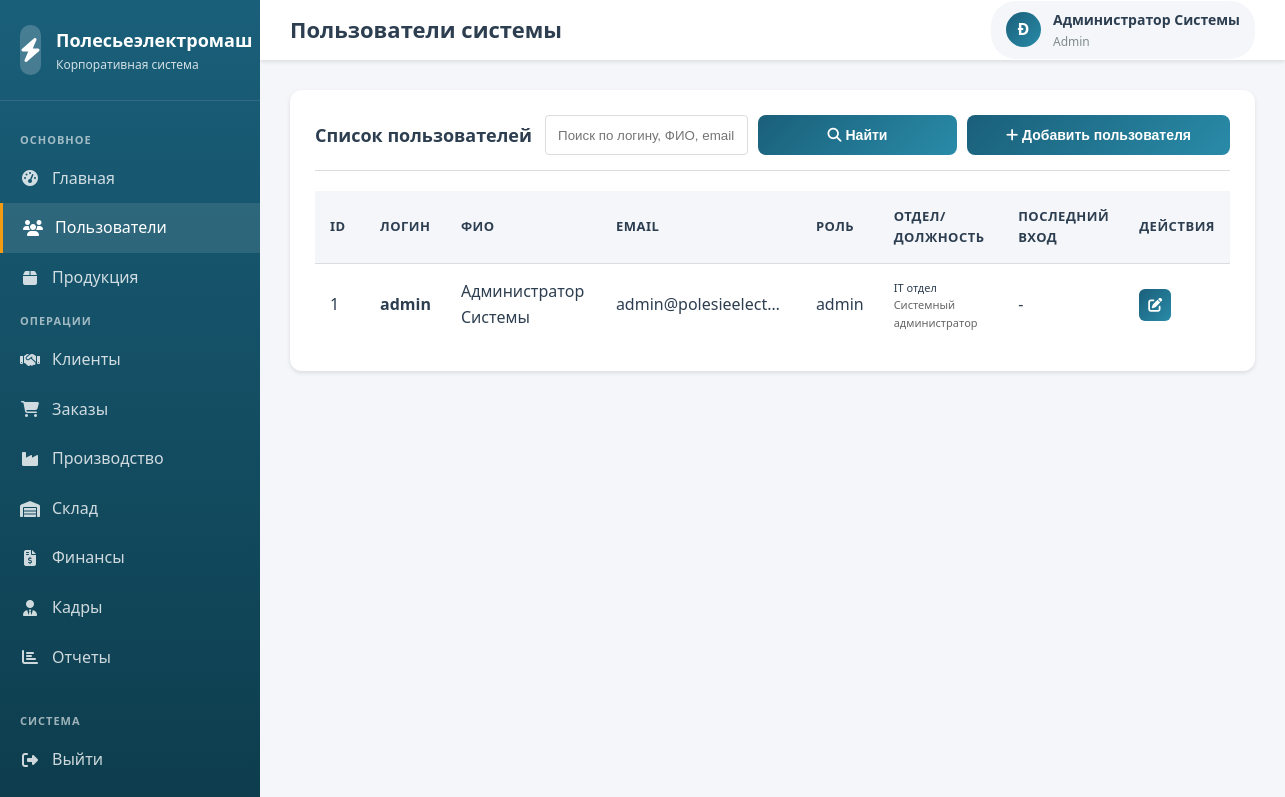
The app's page /modules/users/index.php (signed in) with its own data.
### tables this page shows
CREATE TABLE users (
    id INT AUTO_INCREMENT PRIMARY KEY,
    username VARCHAR(50) NOT NULL UNIQUE,
    password VARCHAR(255) NOT NULL,
    full_name VARCHAR(100) NOT NULL,
    email VARCHAR(100) NOT NULL UNIQUE,
    phone VARCHAR(20),
    role_id INT NOT NULL,
    department VARCHAR(100),
    position VARCHAR(100),
    is_active TINYINT(1) DEFAULT 1,
    last_login TIMESTAMP NULL,
    created_at TIMESTAMP DEFAULT CURRENT_TIMESTAMP,
    updated_at TIMESTAMP DEFAULT CURRENT_TIMESTAMP ON UPDATE CURRENT_TIMESTAMP,
    FOREIGN KEY (role_id) REFERENCES roles(id) ON DELETE RESTRICT
);

CREATE TABLE roles (
    id INT AUTO_INCREMENT PRIMARY KEY,
    role_name VARCHAR(50) NOT NULL UNIQUE,
    role_description TEXT,
    permissions JSON,
    created_at TIMESTAMP DEFAULT CURRENT_TIMESTAMP
);

### includes/config.php (called while the page is built, shortened)
<?php
function isLoggedIn() {
    return isset($_SESSION['user_id']) && isset($_SESSION['user_role']);
}
function hasRole($allowedRoles) {
    return in_array($_SESSION['user_role'], $allowedRoles);
}
?>

### modules/users/index.php (the view, shortened to what this page needs)
<?php
require_once '../../includes/config.php';
$pdo = getDBConnection();
$searchQuery = $_GET['search'] ?? '';
$filterParams = [];
$sql = "SELECT u.*, r.role_name, r.role_description
        FROM users u
        LEFT JOIN roles r ON u.role_id = r.id";
$sql .= " ORDER BY u.created_at DESC";
try {
    $stmt = $pdo->prepare($sql);
    $stmt->execute($filterParams);
    $users = $stmt->fetchAll();
} catch (PDOException $e) {
    $error = 'Ошибка получения данных: ' . $e->getMessage();
    error_log($e->getMessage());
}
$userFullName = $_SESSION['full_name'];
$initials = strtoupper(substr($userFullName, 0, 1));
?>
<!DOCTYPE html>
<html lang="ru">
<head>
    <link rel="stylesheet" href="../../assets/css/style.css">
    <link rel="stylesheet" href="https://cdnjs.cloudflare.com/ajax/libs/font-awesome/6.4.0/css/all.min.css">
</head>
<body>
    <div class="dashboard-container">
        <aside class="sidebar">
            <div class="sidebar-header">
                <div class="sidebar-logo">
                    <div class="logo-icon">
                        <i class="fas fa-bolt"></i>
                    </div>
                    <div class="logo-text">
                        <h2>Полесьеэлектромаш</h2>
                        <p>Корпоративная система</p>
                    </div>
                </div>
            </div>
            <?php
            include '../../includes/sidebar.php';
            ?>
        </aside>
        <div class="main-content">
            <header class="header">
                <div class="header-left">
                    <div class="header-title">
                        <h1>Пользователи системы</h1>
                    </div>
                </div>
                <div class="header-right">
                    <div class="user-info">
                        <div class="user-avatar">
                            <?php echo $initials; ?>
                        </div>
                        <div class="user-details">
                            <span class="user-name"><?php echo htmlspecialchars($userFullName); ?></span>
                            <span class="user-role"><?php echo ucfirst($_SESSION['user_role']); ?></span>
                        </div>
                    </div>
                </div>
            </header>
            <div class="content-area">
                <div class="card">
                    <div class="card-header">
                        <h2 class="card-title">Список пользователей</h2>
                        <div style="display: flex; gap: 10px; align-items: center;">
                            <form method="GET" action="" style="display: flex; gap: 10px;">
                                <input type="text" name="search" placeholder="Поиск по логину, ФИО, email..."
                                       value="<?php echo htmlspecialchars($searchQuery); ?>"
                                       style="padding: 8px 12px; border: 1px solid #ddd; border-radius: 4px; width: 300px;">
                                <button type="submit" class="btn btn-primary">
                                    <i class="fas fa-search"></i> Найти
                                </button>
                            </form>
                            <?php if (hasRole(['admin'])): ?>
                                <button class="btn btn-primary" onclick="openCreateModal()">
                                    <i class="fas fa-plus"></i> Добавить пользователя
                                </button>
                            <?php endif; ?>
                        </div>
                    </div>
                    <div class="table-responsive">
                        <table class="data-table">
                            <thead>
                                <tr>
                                    <th style="width: 50px;">ID</th>
                                    <th>Логин</th>
                                    <th>ФИО</th>
                                    <th>Email</th>
                                    <th>Роль</th>
                                    <th>Отдел/Должность</th>
                                    <th style="width: 120px;">Последний вход</th>
                                    <th style="width: 100px;">Действия</th>
                                </tr>
                            </thead>
                            <tbody>
                                <?php if (empty($users)): ?>
                                    <tr>
                                        <td colspan="8" class="text-center">Пользователи не найдены</td>
                                    </tr>
                                <?php else: ?>
                                    <?php foreach ($users as $user): ?>
                                        <tr>
                                            <td><?php echo $user['id']; ?></td>
                                            <td><strong><?php echo htmlspecialchars($user['username']); ?></strong></td>
                                            <td class="user-fullname"><?php echo htmlspecialchars($user['full_name']); ?></td>
                                            <td class="user-email"><?php echo htmlspecialchars($user['email']); ?></td>
                                            <td><?php echo htmlspecialchars($user['role_name'] ?? 'Не назначена'); ?></td>
                                            <td>
                                                <div style="font-size: 11px;">
                                                    <div><?php echo htmlspecialchars($user['department'] ?? '-'); ?></div>
                                                    <div style="color: #666;"><?php echo htmlspecialchars($user['position'] ?? ''); ?></div>
                                                </div>
                                            </td>
                                            <td>
                                                <?php if ($user['last_login']): ?>
                                                    <div style="font-size: 11px;"><?php echo date('d.m.Y', strtotime($user['last_login'])); ?></div>
                                                    <div style="font-size: 10px; color: #666;"><?php echo date('H:i', strtotime($user['last_login'])); ?></div>
                                                <?php else: ?>
                                                    -
                                                <?php endif; ?>
                                            </td>
                                            <td>
                                                <div class="action-buttons">
                                                    <?php if (hasRole(['admin'])): ?>
                                                        <button class="btn btn-sm btn-primary btn-icon"
                                                                onclick="openEditModal(<?php echo $user['id']; ?>)"
                                                                title="Редактировать">
                                                            <i class="fas fa-edit"></i>
                                                        </button>
                                                    <?php endif; ?>
                                                </div>
                                            </td>
                                        </tr>
                                    <?php endforeach; ?>
                                <?php endif; ?>
                            </tbody>
                        </table>
                    </div>
                </div>
            </div>
        </div>
    </div>
</body>
</html>

### assets/css/style.css (style rules this page uses)
:root { --primary-color: #1a5f7a; --primary-dark: #0d3d4d; --primary-light: #298ba8; --secondary-color: #f39c12; --secondary-dark: #d68910; --accent-color: #27ae60; --danger-color: #e74c3c; --warning-color: #f39c12; --info-color: #3498db; --success-color: #2ecc71; --bg-color: #f5f6fa; --card-bg: #ffffff; --text-primary: #2c3e50; --text-secondary: #7f8c8d; --border-color: #dcdde1; --sidebar-width: 260px; --header-height: 60px; --shadow-sm: 0 2px 4px rgba(0,0,0,0.1); --shadow-md: 0 4px 6px rgba(0,0,0,0.1); --shadow-lg: 0 10px 20px rgba(0,0,0,0.15); --transition: all 0.3s ease; }
* { margin: 0; padding: 0; box-sizing: border-box; }
body { font-family: 'Segoe UI', Tahoma, Geneva, Verdana, sans-serif; background-color: var(--bg-color); color: var(--text-primary); line-height: 1.6; min-height: 100vh; }
.btn { display: inline-block; padding: 12px 30px; border: none; border-radius: 8px; font-size: 14px; font-weight: 600; cursor: pointer; transition: var(--transition); text-decoration: none; text-align: center; }
.btn-primary { background: linear-gradient(135deg, var(--primary-color), var(--primary-light)); color: white; width: 100%; }
.dashboard-container { display: flex; min-height: 100vh; }
.sidebar { width: var(--sidebar-width); background: linear-gradient(180deg, var(--primary-color) 0%, var(--primary-dark) 100%); color: white; position: fixed; height: 100vh; overflow-y: auto; z-index: 1000; transition: var(--transition); }
.sidebar-header { padding: 25px 20px; border-bottom: 1px solid rgba(255,255,255,0.1); }
.sidebar-logo { display: flex; align-items: center; gap: 15px; }
.logo-icon { width: 50px; height: 50px; background: rgba(255,255,255,0.2); border-radius: 10px; display: flex; align-items: center; justify-content: center; font-size: 24px; font-weight: bold; }
.logo-text h2 { font-size: 18px; font-weight: 600; }
.logo-text p { font-size: 12px; opacity: 0.8; }
.main-content { flex: 1; margin-left: var(--sidebar-width); transition: var(--transition); }
.header { background-color: var(--card-bg); height: var(--header-height); display: flex; align-items: center; justify-content: space-between; padding: 0 30px; box-shadow: var(--shadow-sm); position: sticky; top: 0; z-index: 999; }
.header-left { display: flex; align-items: center; gap: 20px; }
.header-title h1 { font-size: 22px; color: var(--text-primary); }
.header-right { display: flex; align-items: center; gap: 20px; }
.user-info { display: flex; align-items: center; gap: 12px; padding: 8px 15px; background-color: var(--bg-color); border-radius: 25px; }
.user-avatar { width: 35px; height: 35px; background: linear-gradient(135deg, var(--primary-color), var(--primary-light)); border-radius: 50%; display: flex; align-items: center; justify-content: center; color: white; font-weight: bold; }
.user-details { display: flex; flex-direction: column; }
.user-name { font-weight: 600; font-size: 14px; }
.user-role { font-size: 12px; color: var(--text-secondary); }
.content-area { padding: 30px; }
.card { background-color: var(--card-bg); border-radius: 12px; box-shadow: var(--shadow-sm); padding: 25px; margin-bottom: 25px; transition: var(--transition); }
.card-header { display: flex; justify-content: space-between; align-items: center; margin-bottom: 20px; padding-bottom: 15px; border-bottom: 1px solid var(--border-color); }
.card-title { font-size: 18px; font-weight: 600; color: var(--text-primary); }
.table-responsive { overflow-x: auto; }
.data-table { width: 100%; border-collapse: collapse; background-color: var(--card-bg); }
.data-table thead { background-color: var(--bg-color); }
.data-table th, .data-table td { padding: 15px; text-align: left; border-bottom: 1px solid var(--border-color); }
.data-table th { font-weight: 600; color: var(--text-primary); font-size: 13px; text-transform: uppercase; letter-spacing: 0.5px; }
.data-table tbody tr:last-child td { border-bottom: none; }
.action-buttons { display: flex; gap: 8px; }
.btn-sm { padding: 6px 12px; font-size: 12px; }
.btn-icon { width: 32px; height: 32px; padding: 0; display: flex; align-items: center; justify-content: center; border-radius: 6px; }

### modules/users/index.php (style rules this page uses)
.action-buttons { display: flex; gap: 5px; }
.btn-icon { padding: 6px 10px; font-size: 14px; }
.user-email { max-width: 200px; overflow: hidden; text-overflow: ellipsis; }
.user-fullname { max-width: 180px; overflow: hidden; text-overflow: ellipsis; }

### records on screen
users: id "1", username "admin", full_name "Администратор Системы", email "admin@polesieelect…", role.role_name "admin", department "IT отдел", position "Системный администратор"

### other values on screen
$item['text'] "Главная"
$item['text'] "Пользователи"
$item['text'] "Продукция"
$item['text'] "Клиенты"
$item['text'] "Заказы"
$item['text'] "Производство"
$item['text'] "Склад"
$item['text'] "Финансы"
$item['text'] "Кадры"
$item['text'] "Отчеты"
$initials "Ð"
$userFullName "Администратор Системы"
$_SESSION['user_role'] "Admin"
